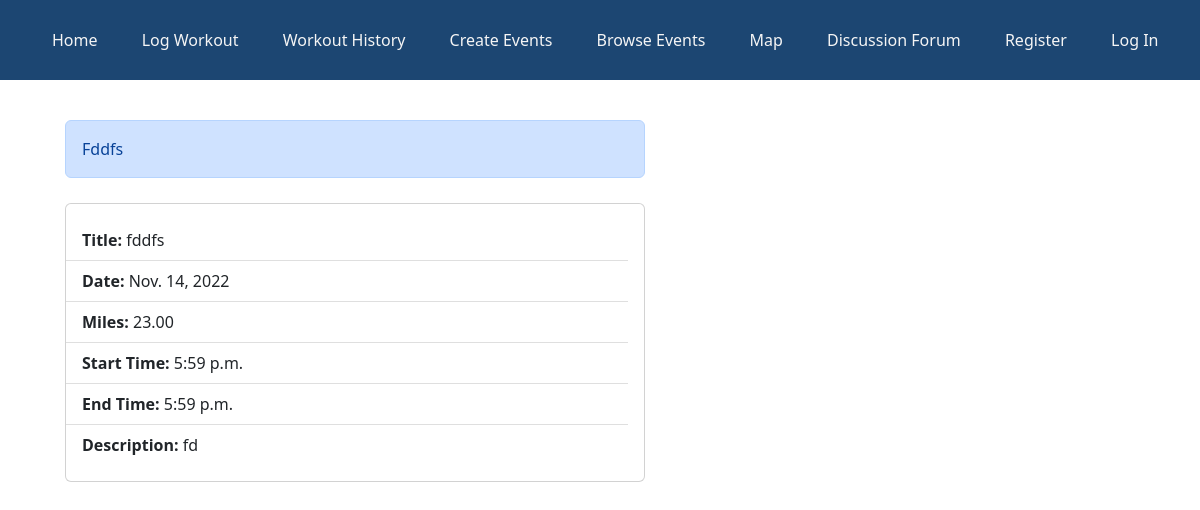
Page /workout_history/1/ on the earlier database version.
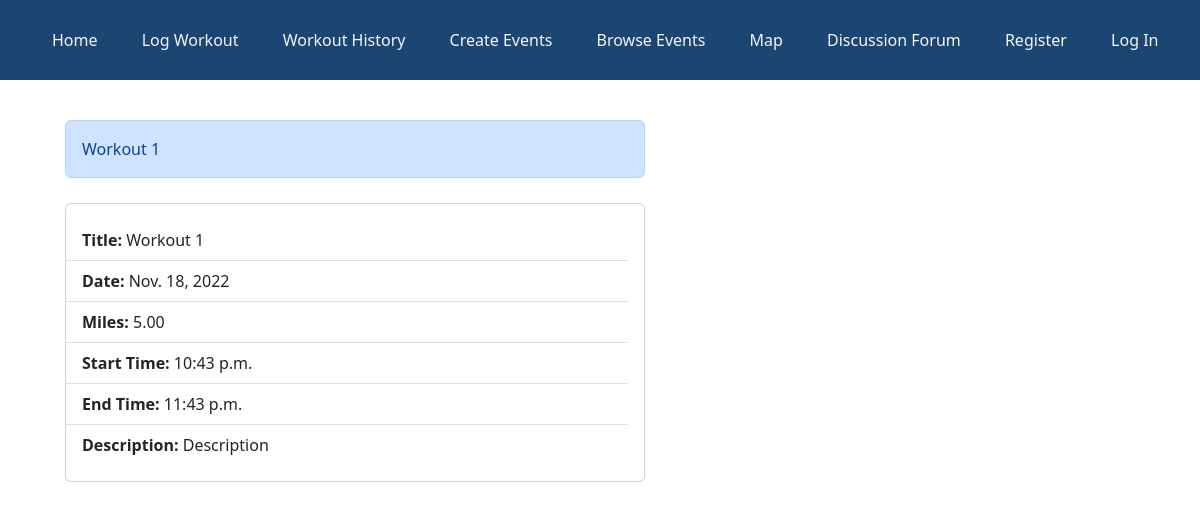
Same page on the later database version.
### bikingapp/models.py (models this page shows, shortened)
class Workout(models.Model):
    title = models.CharField(max_length=50)
    miles = models.DecimalField(max_digits=5, decimal_places=2)
    date = models.DateField(default=timezone.now)
    time_start = models.TimeField(default=timezone.now)
    time_end = models.TimeField(default=timezone.now)
    date_created = models.DateTimeField(default=timezone.now)
    description = models.CharField(max_length=500, null=True)
    created_by = models.CharField(max_length=100, default="user")

### bikingapp/views.py (the view)
# urls.py: path("workout_history/<int:id1>/", views.view_workout),
def view_workout(request, id1):
    obj = models.Workout.objects.filter(id=id1).order_by("id")
    context = {"obj1": obj}
    return render(request, "workout/view_workout.html", context)

### bikingapp/templates/workout/view_workout.html (shortened to what this page needs)
<!DOCTYPE html>
<html lang="en">
  <head>
    <link
      href="https://cdn.jsdelivr.net/npm/bootstrap@5.2.2/dist/css/bootstrap.min.css"
      rel="stylesheet"
    />
    <link
      rel="stylesheet"
      href="https://cdn.jsdelivr.net/npm/bootstrap-icons@1.9.1/font/bootstrap-icons.css"
    />
  </head>
  <body>
    {% extends 'base.html' %} {% block content %}
    <div style="margin-top: 120px">
      <div class="col">
        {% for obj in obj1 %}
        <div
          class="alert alert-primary col-lg-6"
          role="alert"
          style="margin-left: 25px; text-transform: capitalize"
        >
          {{obj.title}}
        </div>
        <div class="card col-lg-6" style="margin: 25px">
          <ul class="list-group list-group-flush card-body">
            <li class="list-group-item"><b>Title:</b> {{obj.title}}</li>
            <li class="list-group-item"><b>Date:</b> {{obj.date}}</li>
            <li class="list-group-item"><b>Miles:</b> {{obj.miles}}</li>
            <li class="list-group-item"><b>Start Time:</b> {{obj.time_start}}</li>
            <li class="list-group-item"><b>End Time:</b> {{obj.time_end}}</li>
            <li class="list-group-item"><b>Description:</b> {{obj.description}}</li>
          </ul>
        </div>
        {% endfor %}
      </div>
    </div>
    {% endblock content %}

Differences in the rows shown:
removed Workout: title "Fddfs", title "fddfs", date "Nov. 14, 2022", miles "23.00", time_start "5:59 p.m.", time_end "5:59 p.m.", description "fd"
added Workout: title "Workout 1", date "Nov. 18, 2022", miles "5.00", time_start "10:43 p.m.", time_end "11:43 p.m.", description "Description"
